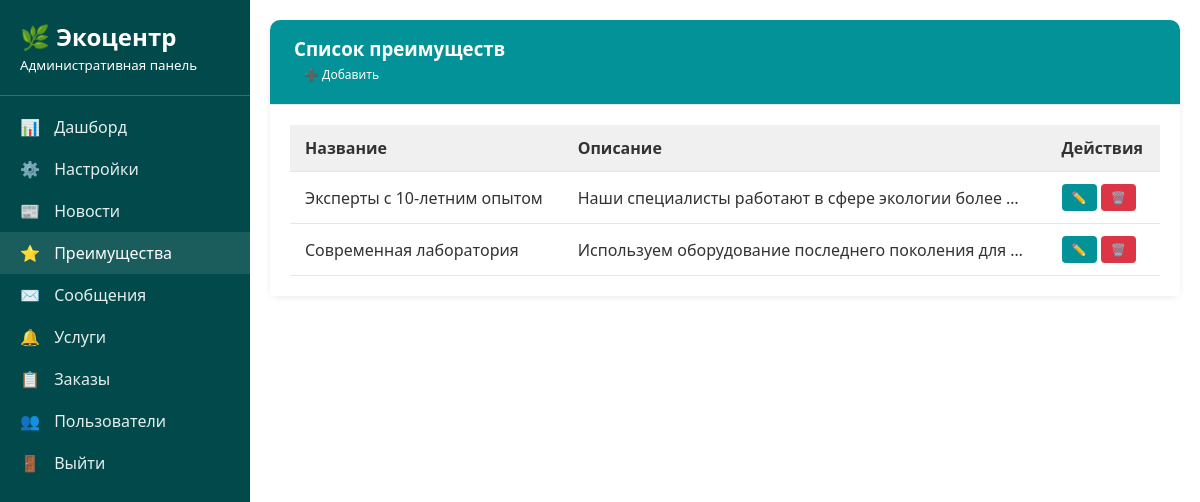
The page /myadmin/advantages/ (signed in) on the database as committed earlier.
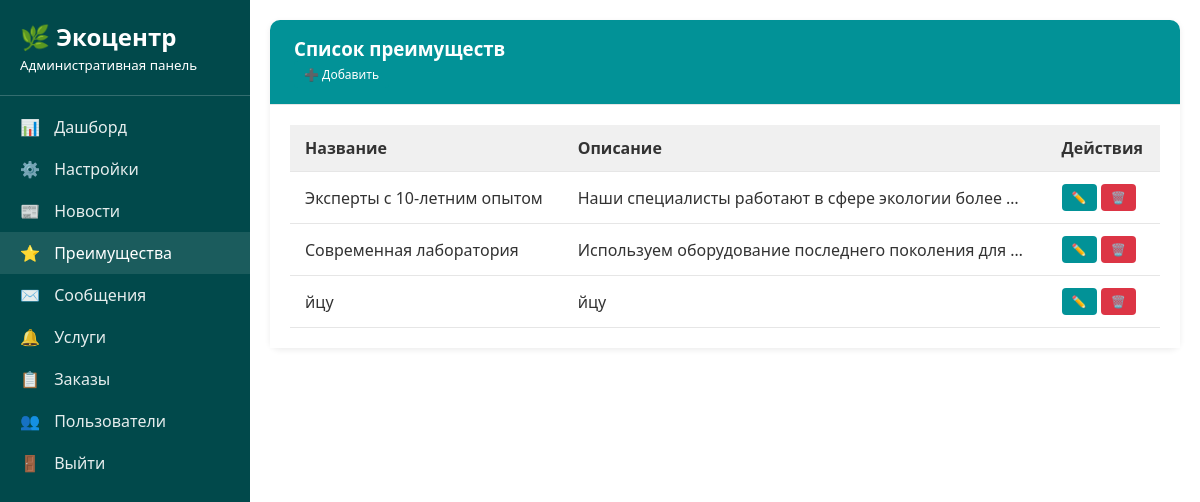
The same page on the database as committed later.
### core/models.py (models this page shows, shortened)
class Advantage(models.Model):
    title = models.CharField(max_length=100)
    description = models.TextField()
    icon = models.CharField(max_length=50, help_text="Имя иконки из Font Awesome")

### custom_admin/views.py (the view)
# urls.py: path('advantages/', views.advantage_list, name='admin_advantage_list'),
@staff_required
def advantage_list(request):
    advantages = Advantage.objects.all()
    return render(request, 'admin/advantage/list.html', {'advantages': advantages})

### core/context_processors.py (called while the page is built)
def site_settings(request):
    settings = SiteSetting.objects.first()
    return {'settings': settings}

### custom_admin/views.py (called while the page is built)
def staff_required(view_func):
    return user_passes_test(lambda u: u.is_staff)(view_func)

### custom_admin/templates/admin/advantage/list.html (shortened to what this page needs)
{% extends "admin/base.html" %}
{% block content %}
<div class="card">
    <div class="card-header">
        <h3 style="margin: 0;">Список преимуществ</h3>
        <a href="{% url 'admin_advantage_create' %}" class="btn btn-primary btn-sm">➕ Добавить</a>
    </div>
    <div class="card-body">
        <table class="table">
            <thead>
                <tr>
                    <th>Название</th>
                    <th>Описание</th>
                    <th>Действия</th>
                </tr>
            </thead>
            <tbody>
                {% for advantage in advantages %}
                <tr>
                    <td>{{ advantage.title }}</td>
                    <td>{{ advantage.description|truncatechars:50 }}</td>
                    <td>
                        <a href="{% url 'admin_advantage_edit' advantage.pk %}" class="btn btn-sm btn-primary">✏️</a>
                        <a href="{% url 'admin_advantage_delete' advantage.pk %}" class="btn btn-sm bg-danger" onclick="return confirm('Удалить преимущество?')">🗑️</a>
                    </td>
                </tr>
                {% empty %}
                <tr>
                    <td colspan="3">Нет преимуществ.</td>
                </tr>
                {% endfor %}
            </tbody>
        </table>
    </div>
</div>
{% endblock %}

Rows that differ between the two databases and show on the page:
added Advantage: title "йцу", description "йцу"
